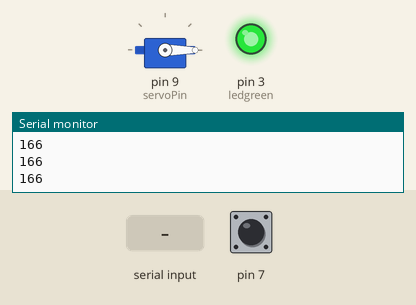
This sketch was run on a simulated Arduino Uno, built with avr-gcc and run on an emulated ATmega328P. Parts: servo, output pins drawn as LEDs (lit = HIGH), the last lines printed to the serial monitor. Dashed ring = blinking. The inputs (shaded band) are chosen by the test bench; at power-on: pin 7 HIGH.

Above: at 1.2 s.
1.3 s: "s" received over Serial
At 1.4 s:
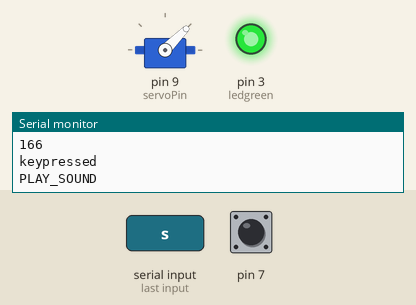
At 3.7 s:
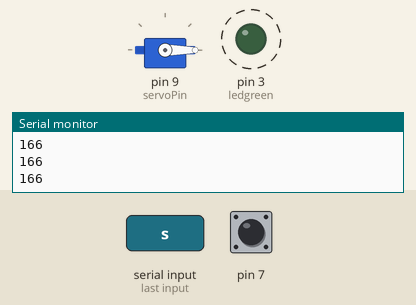
Timing chart, 0 to 10.3 s (numbered marks = the images above; inputs shaded):
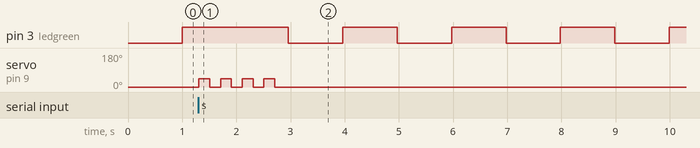

The sketch:

coffeepup.ino
```cpp
#include <CapacitiveSensor.h> // https://github.com/PaulStoffregen/CapacitiveSensor
#include <Servo.h> // Include the Servo library

// Parameters
bool autocal = 0;
const int numReadings = 10;
long readings[numReadings];
int readIndex = 0;
long total = 0;
const int sensitivity = 500;
const int thresh = 200;
const int csStep = 10000;
CapacitiveSensor cs = CapacitiveSensor(6, 7);

int ledgreen = 3;
Servo myservo; // Create servo object to control a servo
int servoPin = 9; // Pin where the servo is connected

/*// Variables for tap detection
const int thresholdValue = 100; // Threshold for smoothed value
int counter = 0; // Counter for detecting taps
const int counterLimit = 2; // Limit at which the servo moves
bool tapDetected = false; // State to keep track of tap detection*/

// Variables for tap detection
const int thresholdValue = 100; // Threshold for smoothed value
bool tapDetected = false; // State to keep track of tap detection

// Variables for detecting consecutive taps
unsigned long firstTapTime = 0;
const unsigned long tapTimeout = 500; // Time window for detecting the second tap (in milliseconds)
bool firstTapDetected = false;

// Variables for LED blinking
bool ledState = false; // Current state of the LED
unsigned long previousMillis = 0; // Last time the LED state was updated
const long interval = 1000; // Interval at which to blink (milliseconds)

// Variables for motor idle state
bool motorIdle = true;
unsigned long motorPreviousMillis = 0;
const long motorInterval = 2000; // Interval at which to move the motor (milliseconds)
int motorPosition = 0;
int motorDirection = 1; // 1 for forward, -1 for backward

void setup() {
  // Init Serial USB
  Serial.begin(9600);
  Serial.println(F("Initialize System"));

  // Init cs
  if (autocal == 0) {
    cs.set_CS_AutocaL_Millis(0xFFFFFFFF);
  }

  pinMode(ledgreen, OUTPUT);
  myservo.attach(servoPin); // Attach the servo to the pin
  myservo.write(0); // Set initial position to 0 degrees
}

void loop() {
  long smoothedValue = smooth();
  Serial.println(smoothedValue);

  unsigned long currentTime = millis();

  unsigned long currentMillis = millis();

  // Blink the LED at the beginning until the motor starts
  if (!firstTapDetected) {
    if (currentMillis - previousMillis >= interval) {
      // Save the last time the LED state was updated
      previousMillis = currentMillis;

      // If the LED is off, turn it on, and vice-versa
      ledState = !ledState;
      digitalWrite(ledgreen, ledState);
    }


  }


  /*if (smoothedValue > thresholdValue) {
    start
    }*/

  // Check if the smoothed value exceeds the threshold
  if (smoothedValue > thresholdValue) {
    if (!tapDetected) {
      // If it's the first tap
      if (!firstTapDetected) {
        firstTapDetected = true;
        firstTapTime = currentTime;
        Serial.println("First tap detected");
        //digitalWrite(ledgreen, HIGH);
      }
      // If it's the second tap within the time window
      else if (currentTime - firstTapTime <= tapTimeout) {
        Serial.println("Second tap detected - Starting motor");
        startMotor();
        firstTapDetected = false; // Reset tap detection
      }
      tapDetected = true; // Mark that a tap has been detected
    }
  } else {
    tapDetected = false; // Reset tap detection state
    //digitalWrite(ledgreen, LOW);
  }

  // Reset the first tap detection if the time window has passed
  if (firstTapDetected && (currentTime - firstTapTime > tapTimeout)) {
    firstTapDetected = false;
    Serial.println("First tap timeout - Resetting tap detection");
  }

  // Check for serial command from the computer
  if (Serial.available() > 0) {
    char receivedChar = Serial.read();
    if (receivedChar == 's') {
      Serial.println("keypressed");
      startMotor();
    }
  }


  /*long smoothedValue = smooth();
  Serial.println(smoothedValue);

  // Check if the smoothed value exceeds the threshold
  if (smoothedValue > thresholdValue) {
    if (!tapDetected) {
      counter++;
      Serial.print("Counter: ");
      Serial.println(counter);
      tapDetected = true; // Mark that a tap has been detected

      // Turn on LED to indicate detection
      digitalWrite(ledgreen, HIGH);
    }
  } else {
    tapDetected = false; // Reset tap detection state
    digitalWrite(ledgreen, LOW);
  }

  // Check if the counter has reached the limit
  if (counter >= counterLimit) {
    // Move the servo back and forth
    Serial.println("PLAY_SOUND");
    myservo.write(45); // Turn the servo to 180 degrees
    delay(200); // Wait for 1 second
    myservo.write(0); // Return the servo to 0 degrees
    delay(200); // Wait for 1 second
    myservo.write(45); // Turn the servo to 180 degrees
    delay(200); // Wait for 1 second
    myservo.write(0); // Return the servo to 0 degrees
    delay(200); // Wait for 1 second
    myservo.write(45); // Turn the servo to 180 degrees
    delay(200); // Wait for 1 second
    myservo.write(0); // Return the servo to 0 degrees
    delay(200); // Wait for 1 second
    myservo.write(45); // Turn the servo to 180 degrees
    delay(200); // Wait for 1 second
    myservo.write(0); // Return the servo to 0 degrees
    delay(200); // Wait for 1 second

    // Reset the counter after the servo movement
    counter = 0;
  }

  delay(50);*/
}

long smooth() {
  // Perform average on sensor readings
  long average;

  // Subtract the last reading:
  total = total - readings[readIndex];

  // Read the sensor:
  readings[readIndex] = cs.capacitiveSensor(sensitivity);

  // Add value to total:
  total = total + readings[readIndex];

  // Handle index
  readIndex = readIndex + 1;
  if (readIndex >= numReadings) {
    readIndex = 0;
  }

  // Calculate the average:
  average = total / numReadings;

  return average;
}


void startMotor(){
  // Move the servo back and forth
    Serial.println("PLAY_SOUND");
    myservo.write(45); // Turn the servo to 180 degrees
    delay(200); // Wait for 1 second
    myservo.write(0); // Return the servo to 0 degrees
    delay(200); // Wait for 1 second
    myservo.write(45); // Turn the servo to 180 degrees
    delay(200); // Wait for 1 second
    myservo.write(0); // Return the servo to 0 degrees
    delay(200); // Wait for 1 second
    myservo.write(45); // Turn the servo to 180 degrees
    delay(200); // Wait for 1 second
    myservo.write(0); // Return the servo to 0 degrees
    delay(200); // Wait for 1 second
    myservo.write(45); // Turn the servo to 180 degrees
    delay(200); // Wait for 1 second
    myservo.write(0); // Return the servo to 0 degrees
    delay(200); // Wait for 1 second
  }
```

Measured:
- after the input at 1.3 s, servo on pin 9 (servoPin): alternates 45° for 0.20 s and 0° for 0.20 s, 8 changes in all, then stays 0°, starting at once
- by itself, pin 3 (ledgreen): alternates HIGH for 1.0 s and LOW for 1.0 s
